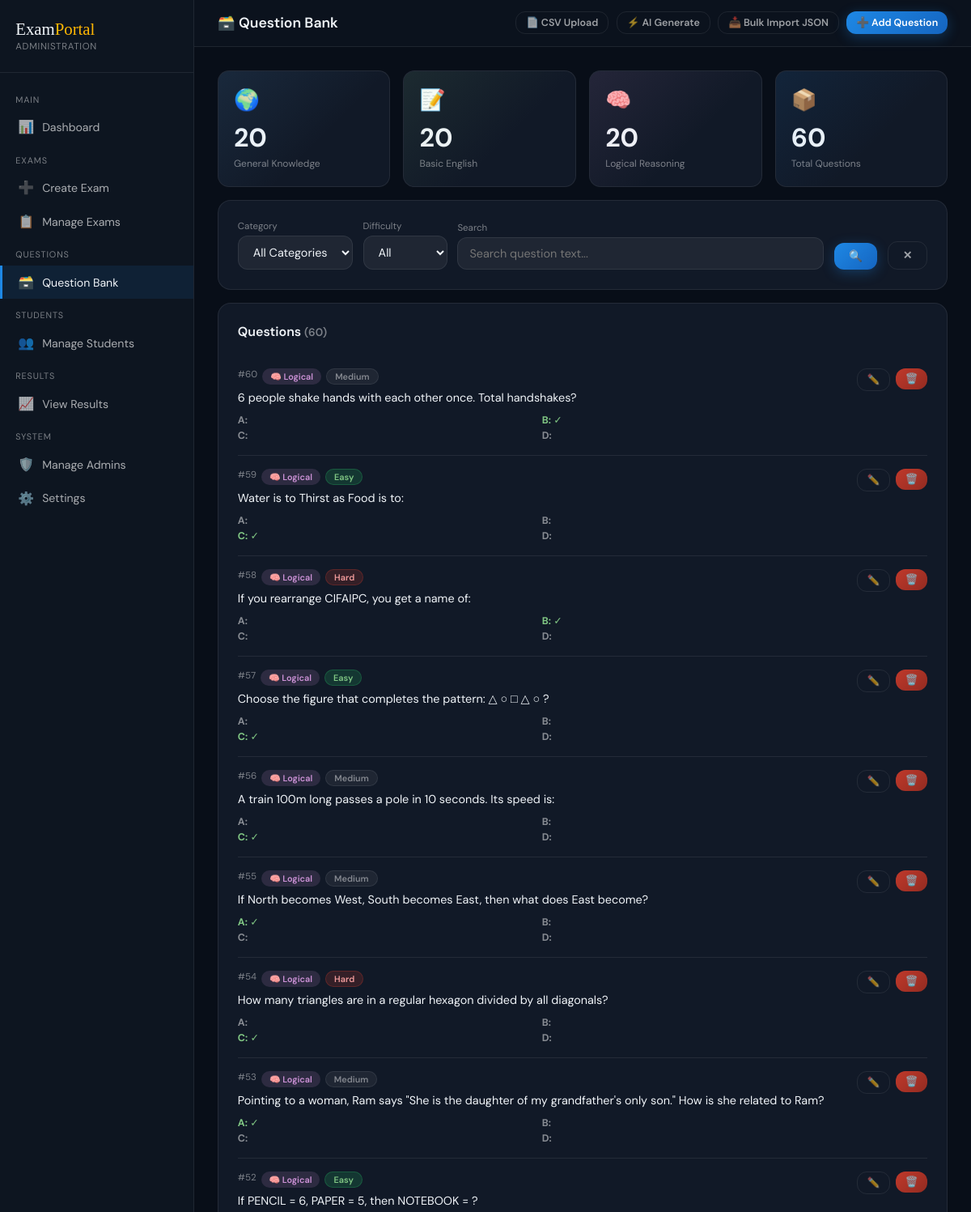
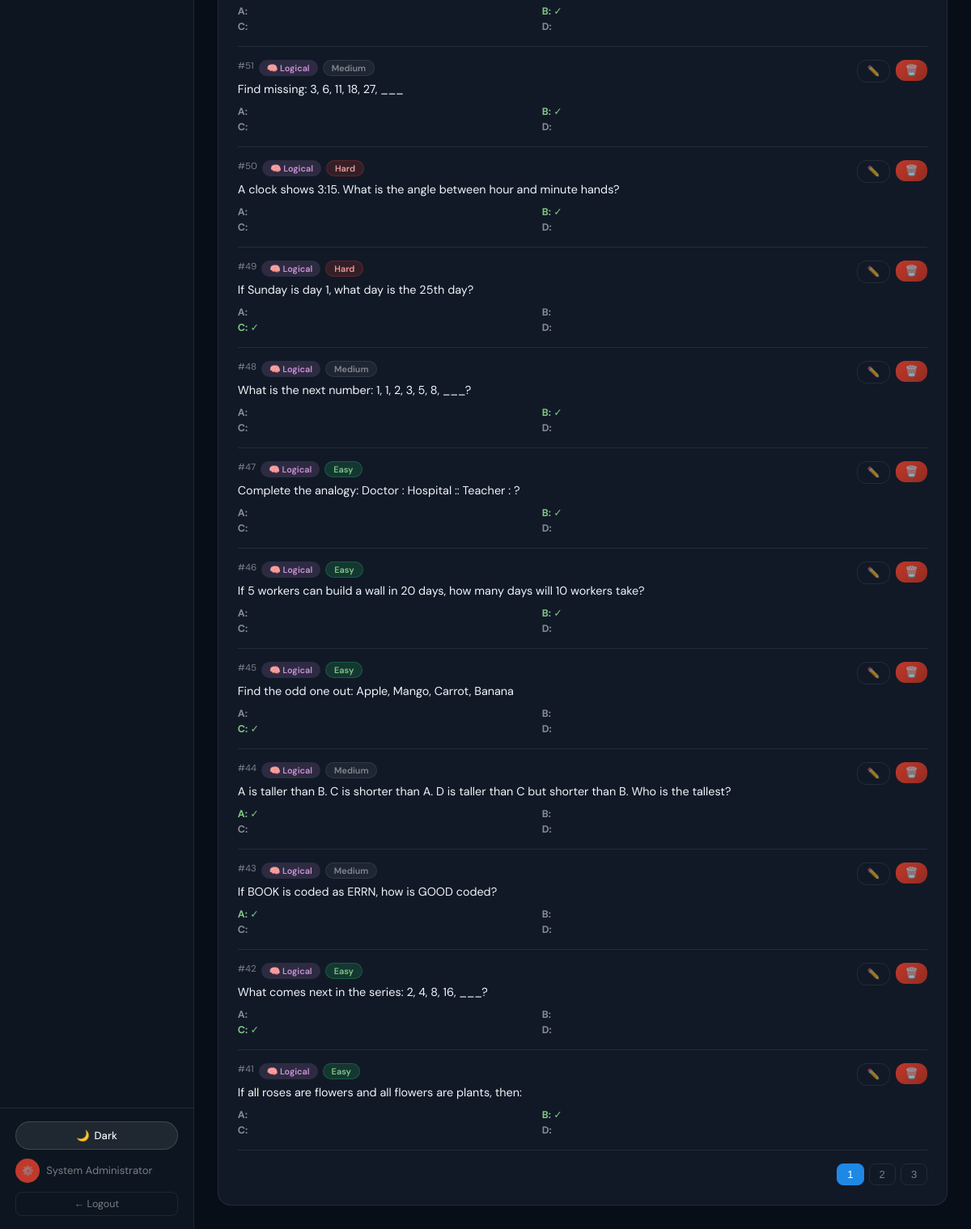
The app's page /admin/question_bank.php (signed in) with its own data (2 pictures, top to bottom).
### tables this page shows
CREATE TABLE IF NOT EXISTS question_bank (
    id INT AUTO_INCREMENT PRIMARY KEY,
    category ENUM('gk','english','logical') NOT NULL,
    question_text TEXT NOT NULL,
    option_a VARCHAR(500) NOT NULL,
    option_b VARCHAR(500) NOT NULL,
    option_c VARCHAR(500) NOT NULL,
    option_d VARCHAR(500) NOT NULL,
    correct_answer ENUM('A','B','C','D') NOT NULL,
    explanation TEXT,
    difficulty ENUM('easy','medium','hard') DEFAULT 'medium',
    exam_id INT NULL COMMENT 'NULL = global bank, else exam-specific',
    created_at TIMESTAMP DEFAULT CURRENT_TIMESTAMP
);

### includes/auth.php (called while the page is built, shortened)
<?php
require_once __DIR__ . '/theme.php';
function sanitize($db, $value) {
    return $db->real_escape_string(trim(strip_tags($value)));
}

### admin/question_bank.php (the view, shortened to what this page needs)
<?php
require_once __DIR__ . '/../includes/auth.php';
$db = getDB();
$pageTitle = 'Question Bank'; $pageKey = 'question_bank';
$catFilter  = $_GET['category'] ?? '';
$diffFilter = $_GET['difficulty'] ?? '';
$search     = sanitize($db, $_GET['search'] ?? '');
$page       = max(1,(int)($_GET['page']??1));
$limit=20; $offset=($page-1)*$limit;
$where='WHERE 1=1';
$total = $db->query("SELECT COUNT(*) FROM question_bank $where")->fetch_row()[0];
$pages = ceil($total/$limit);
$questions = $db->query("SELECT * FROM question_bank $where ORDER BY id DESC LIMIT $limit OFFSET $offset");
$catCounts = [];
$ccRes = $db->query("SELECT category,COUNT(*) as cnt FROM question_bank GROUP BY category");
while($cc=$ccRes->fetch_assoc()) $catCounts[$cc['category']]=$cc['cnt'];
include __DIR__ . '/layout_head.php';
?>
<div class="content">
  <div class="topbar">
    <div class="page-title">🗃️ Question Bank</div>
    <div style="display:flex;gap:.6rem;flex-wrap:wrap">
      <button class="btn btn-outline btn-sm" onclick="toggleCsvForm()">📄 CSV Upload</button>
      <button class="btn btn-outline btn-sm" onclick="toggleAiForm()">⚡ AI Generate</button>
      <button class="btn btn-outline btn-sm" onclick="toggleBulkForm()">📥 Bulk Import JSON</button>
      <button class="btn btn-primary btn-sm" onclick="toggleAddForm()">➕ Add Question</button>
    </div>
  </div>
  <div class="page-body">
    <div class="stats-grid" style="margin-bottom:1rem">
      <div class="stat-card" style="--accent-color:rgba(100,181,246,.1)">
        <div class="stat-icon">🌍</div>
        <div class="stat-val"><?= $catCounts['gk']??0 ?></div>
        <div class="stat-lbl">General Knowledge</div>
      </div>
      <div class="stat-card" style="--accent-color:rgba(129,199,132,.1)">
        <div class="stat-icon">📝</div>
        <div class="stat-val"><?= $catCounts['english']??0 ?></div>
        <div class="stat-lbl">Basic English</div>
      </div>
      <div class="stat-card" style="--accent-color:rgba(206,147,216,.1)">
        <div class="stat-icon">🧠</div>
        <div class="stat-val"><?= $catCounts['logical']??0 ?></div>
        <div class="stat-lbl">Logical Reasoning</div>
      </div>
      <div class="stat-card">
        <div class="stat-icon">📦</div>
        <div class="stat-val"><?= array_sum($catCounts) ?></div>
        <div class="stat-lbl">Total Questions</div>
      </div>
    </div>
    <div class="card" style="margin-bottom:1rem">
      <form method="GET" style="display:flex;gap:.8rem;align-items:flex-end;flex-wrap:wrap">
        <div>
          <label style="display:block;font-size:.72rem;color:var(--muted);margin-bottom:4px">Category</label>
          <select class="form-control" name="category" onchange="this.form.submit()">
            <option value="">All Categories</option>
          </select>
        </div>
        <div>
          <label style="display:block;font-size:.72rem;color:var(--muted);margin-bottom:4px">Difficulty</label>
          <select class="form-control" name="difficulty" onchange="this.form.submit()">
            <option value="">All</option>
          </select>
        </div>
        <div style="flex:1;min-width:200px">
          <label style="display:block;font-size:.72rem;color:var(--muted);margin-bottom:4px">Search</label>
          <input class="form-control" type="text" name="search" placeholder="Search question text..." value="<?= htmlspecialchars($search) ?>">
        </div>
        <button class="btn btn-primary" type="submit">🔍</button>
        <a href="question_bank.php"><button class="btn btn-outline" type="button">✕</button></a>
      </form>
    </div>
    <div class="card">
      <div class="card-header">
        <div class="card-title">Questions <span style="color:var(--muted);font-size:.85rem">(<?= $total ?>)</span></div>
      </div>
      <?php $i=$offset+1; while($q=$questions->fetch_assoc()): ?>
      <div style="border-bottom:1px solid var(--border);padding:1rem 0;<?= $i===$offset+1?'':'margin-top:0' ?>">
        <div style="display:flex;justify-content:space-between;align-items:flex-start;gap:1rem">
          <div style="flex:1">
            <div style="display:flex;gap:6px;margin-bottom:.4rem;flex-wrap:wrap">
              <span style="font-size:.72rem;color:var(--muted)">#<?= $q['id'] ?></span>
              <span class="badge" style="font-size:.68rem;<?= ['gk'=>'background:rgba(100,181,246,.15);color:#64b5f6','english'=>'background:rgba(129,199,132,.15);color:#81c784','logical'=>'background:rgba(206,147,216,.15);color:#ce93d8'][$q['category']] ?>">
                <?= ['gk'=>'🌍 GK','english'=>'📝 English','logical'=>'🧠 Logical'][$q['category']] ?>
              </span>
              <span class="badge badge-<?= $q['difficulty']==='easy'?'active':($q['difficulty']==='hard'?'fail':'inactive') ?>" style="font-size:.68rem"><?= ucfirst($q['difficulty']) ?></span>
            </div>
            <div style="font-size:.9rem;margin-bottom:.5rem;line-height:1.5"><?= htmlspecialchars($q['question_text']) ?></div>
            <div style="display:grid;grid-template-columns:1fr 1fr;gap:3px;font-size:.78rem">
              <?php foreach(['A','B','C','D'] as $opt): ?>
              <div style="color:<?= $q['correct_answer']===$opt?'#81c784':'rgba(255,255,255,.5)' ?>">
                <strong><?= $opt ?>:</strong> <?= htmlspecialchars($q['option_'.$opt]) ?>
                <?= $q['correct_answer']===$opt?' ✓':'' ?>
              </div>
              <?php endforeach; ?>
            </div>
          </div>
          <div style="display:flex;gap:.4rem;flex-shrink:0">
            <a href="?edit=<?= $q['id'] ?>"><button class="btn btn-outline btn-sm">✏️</button></a>
            <form method="POST" onsubmit="return confirm('Delete this question?')">
              <button class="btn btn-danger btn-sm" type="submit">🗑️</button>
            </form>
          </div>
        </div>
      </div>
      <?php $i++; endwhile; ?>
      <?php if($pages>1): ?>
      <div class="pagination" style="margin-top:1rem">
        <?php for($p=1;$p<=$pages;$p++): ?>
          <a href="?page=<?= $p ?>&category=<?= $catFilter ?>&difficulty=<?= $diffFilter ?>&search=<?= urlencode($search) ?>">
            <button class="page-btn <?= $p===$page?'active':'' ?>"><?= $p ?></button>
          </a>
        <?php endfor; ?>
      </div>
      <?php endif; ?>
    </div>
  </div>
</div>
</div>
</body></html>

### admin/layout_head.php (shortened to what this page needs)
<!DOCTYPE html>
<html lang="en">
<head>
<?php themeInitScript(); themeStylesheet(); themeScript(); ?>
</head>
<body>
<div class="layout">
<div class="sidebar">
  <div class="sb-brand">
    <div class="logo">Exam<span>Portal</span></div>
    <div class="role">Administration</div>
  </div>
  <nav class="sb-nav">
    <div class="sb-section">Main</div>
    <a class="sb-link <?= ($pageKey??'')==='dashboard'?'active':'' ?>" href="<?= BASE_URL ?>/admin/dashboard.php">
      <span class="sb-icon">📊</span> Dashboard
    </a>
    <div class="sb-section">Exams</div>
    <a class="sb-link <?= ($pageKey??'')==='create_exam'?'active':'' ?>" href="<?= BASE_URL ?>/admin/create_exam.php">
      <span class="sb-icon">➕</span> Create Exam
    </a>
    <a class="sb-link <?= ($pageKey??'')==='manage_exams'?'active':'' ?>" href="<?= BASE_URL ?>/admin/manage_exams.php">
      <span class="sb-icon">📋</span> Manage Exams
    </a>
    <div class="sb-section">Questions</div>
    <a class="sb-link <?= ($pageKey??'')==='question_bank'?'active':'' ?>" href="<?= BASE_URL ?>/admin/question_bank.php">
      <span class="sb-icon">🗃️</span> Question Bank
    </a>
    <div class="sb-section">Students</div>
    <a class="sb-link <?= ($pageKey??'')==='students'?'active':'' ?>" href="<?= BASE_URL ?>/admin/students.php">
      <span class="sb-icon">👥</span> Manage Students
    </a>
    <div class="sb-section">Results</div>
    <a class="sb-link <?= ($pageKey??'')==='results'?'active':'' ?>" href="<?= BASE_URL ?>/admin/results.php">
      <span class="sb-icon">📈</span> View Results
    </a>
    <div class="sb-section">System</div>
    <a class="sb-link <?= ($pageKey??'')==='admins'?'active':'' ?>" href="<?= BASE_URL ?>/admin/admins.php">
      <span class="sb-icon">🛡️</span> Manage Admins
    </a>
    <a class="sb-link <?= ($pageKey??'')==='settings'?'active':'' ?>" href="<?= BASE_URL ?>/admin/settings.php">
      <span class="sb-icon">⚙️</span> Settings
    </a>
  </nav>
  <div class="sb-bottom">
    <?php themeToggleButton('theme-toggle-sidebar'); ?>
    <div class="admin-pill">
      <div class="admin-avatar">⚙️</div>
      <div><?= htmlspecialchars($_SESSION['admin_name'] ?? 'Admin') ?></div>
    </div>
    <a class="logout-link" href="<?= BASE_URL ?>/admin/logout.php">← Logout</a>
  </div>
</div>

### includes/theme.php (shortened to what this page needs)
<?php
function themeStylesheet(): void
{
    echo '<link rel="stylesheet" href="' . htmlspecialchars(BASE_URL) . '/assets/css/theme.css">' . "\n";
}
function themeToggleButton(string $class = ''): void
{
    $class = trim('theme-toggle ' . $class);
    echo '<button type="button" class="' . htmlspecialchars($class) . '" data-theme-toggle aria-label="Toggle dark or light mode" title="Toggle theme">';
    echo '<span class="theme-toggle-icon" aria-hidden="true">🌙</span>';
    echo '<span class="theme-toggle-label">Dark</span>';
    echo '</button>';
}

### assets/css/theme.css (style rules this page uses)
.theme-toggle { display: inline-flex; align-items: center; gap: 6px; padding: 8px 14px; border-radius: 50px; border: 1px solid var(--theme-toggle-border, rgba(255, 255, 255, 0.15)); background: var(--theme-toggle-bg, rgba(255, 255, 255, 0.08)); color: inherit; font-family: inherit; font-size: 0.82rem; font-weight: 500; cursor: pointer; transition: opacity 0.2s, background 0.2s, border-color 0.2s; white-space: nowrap; }
.theme-toggle-sidebar { width: 100%; justify-content: center; margin-bottom: 0.7rem; }

### records on screen
question_bank: id "60", category "🧠 Logical", difficulty "Medium", question_text "6 people shake hands with each other once. Total handshakes?", opt "A", opt "B", opt "C", opt "D"
question_bank: id "59", category "🧠 Logical", difficulty "Easy", question_text "Water is to Thirst as Food is to:", opt "A", opt "B", opt "C", opt "D"
question_bank: id "58", category "🧠 Logical", difficulty "Hard", question_text "If you rearrange CIFAIPC, you get a name of:", opt "A", opt "B", opt "C", opt "D"
question_bank: id "57", category "🧠 Logical", difficulty "Easy", question_text "Choose the figure that completes the pattern: △ ○ □ △ ○ ?", opt "A", opt "B", opt "C", opt "D"
question_bank: id "56", category "🧠 Logical", difficulty "Medium", question_text "A train 100m long passes a pole in 10 seconds. Its speed is:", opt "A", opt "B", opt "C", opt "D"
question_bank: id "55", category "🧠 Logical", difficulty "Medium", question_text "If North becomes West, South becomes East, then what does East become?", opt "A", opt "B", opt "C", opt "D"
question_bank: id "54", category "🧠 Logical", difficulty "Hard", question_text "How many triangles are in a regular hexagon divided by all diagonals?", opt "A", opt "B", opt "C", opt "D"
question_bank: id "53", category "🧠 Logical", difficulty "Medium", question_text "Pointing to a woman, Ram says \"She is the daughter of my grandfather's only son.\" How is she related to Ram?", opt "A", opt "B", opt "C", opt "D"
question_bank: id "52", category "🧠 Logical", difficulty "Easy", question_text "If PENCIL = 6, PAPER = 5, then NOTEBOOK = ?", opt "A", opt "B", opt "C", opt "D"
question_bank: id "51", category "🧠 Logical", difficulty "Medium", question_text "Find missing: 3, 6, 11, 18, 27, ___", opt "A", opt "B", opt "C", opt "D"
question_bank: id "50", category "🧠 Logical", difficulty "Hard", question_text "A clock shows 3:15. What is the angle between hour and minute hands?", opt "A", opt "B", opt "C", opt "D"
question_bank: id "49", category "🧠 Logical", difficulty "Hard", question_text "If Sunday is day 1, what day is the 25th day?", opt "A", opt "B", opt "C", opt "D"
question_bank: id "48", category "🧠 Logical", difficulty "Medium", question_text "What is the next number: 1, 1, 2, 3, 5, 8, ___?", opt "A", opt "B", opt "C", opt "D"
question_bank: id "47", category "🧠 Logical", difficulty "Easy", question_text "Complete the analogy: Doctor : Hospital :: Teacher : ?", opt "A", opt "B", opt "C", opt "D"
question_bank: id "46", category "🧠 Logical", difficulty "Easy", question_text "If 5 workers can build a wall in 20 days, how many days will 10 workers take?", opt "A", opt "B", opt "C", opt "D"
question_bank: id "45", category "🧠 Logical", difficulty "Easy", question_text "Find the odd one out: Apple, Mango, Carrot, Banana", opt "A", opt "B", opt "C", opt "D"
question_bank: id "44", category "🧠 Logical", difficulty "Medium", question_text "A is taller than B. C is shorter than A. D is taller than C but shorter than B. Who is the tallest?", opt "A", option_b "B", option_c "C", option_d "D"
question_bank: id "43", category "🧠 Logical", difficulty "Medium", question_text "If BOOK is coded as ERRN, how is GOOD coded?", opt "A"
question_bank: id "42", category "🧠 Logical", difficulty "Easy", question_text "What comes next in the series: 2, 4, 8, 16, ___?", opt "A"
question_bank: id "41", category "🧠 Logical", difficulty "Easy", question_text "If all roses are flowers and all flowers are plants, then:", opt "A"

### other values on screen
$_SESSION['admin_name'] "System Administrator"
$catCounts['gk'] "20"
$catCounts['english'] "20"
$catCounts['logical'] "20"
array_sum($catCounts) "60"
$total "60"
